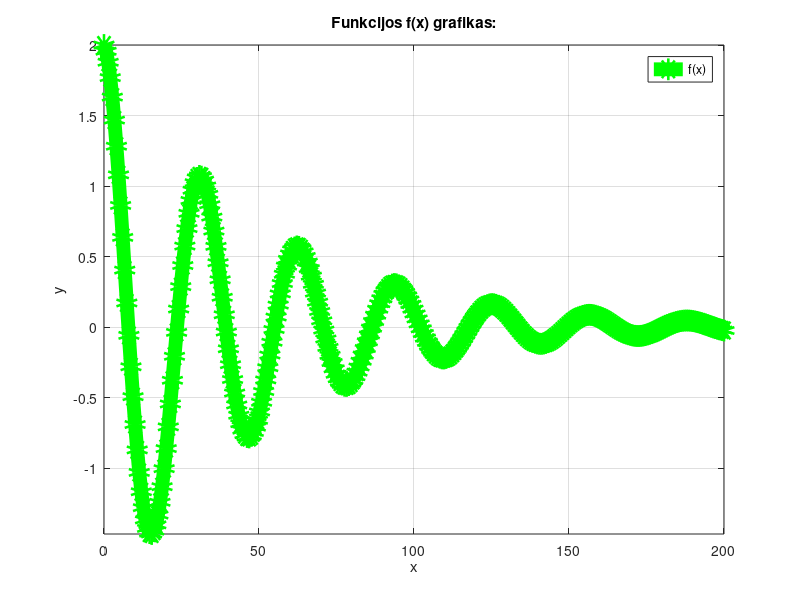
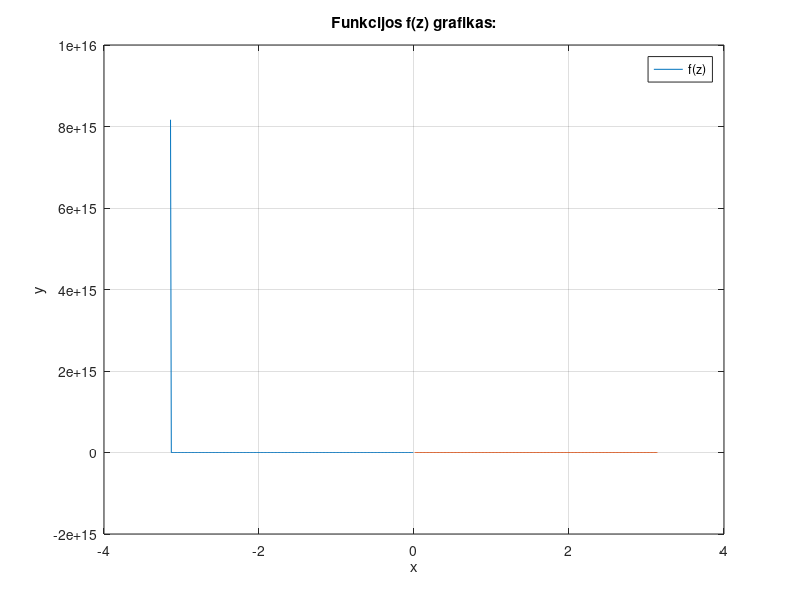
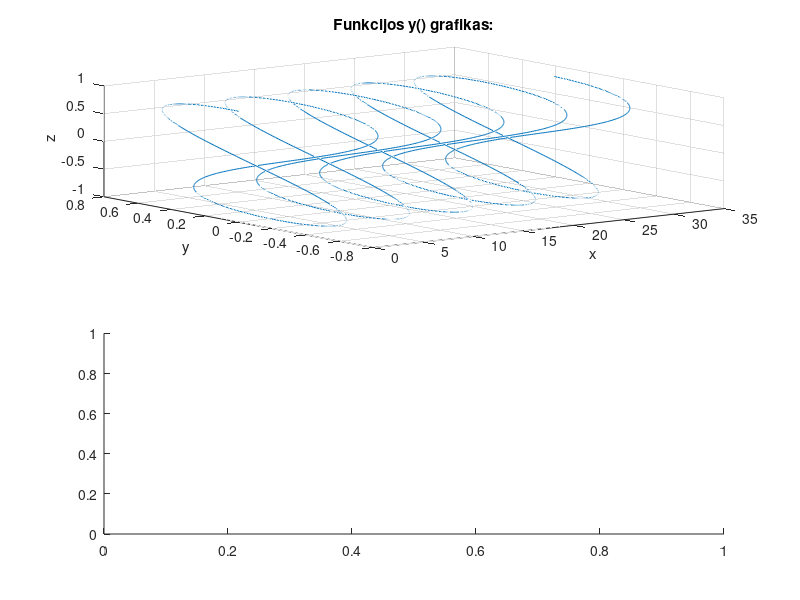

Write the MATLAB code that produced these figures, in order. (Note: this script raises an error after producing the figures.)
%Karolis_Chmeliauskas_EEf-25/2
%2026-09-22
clear all;

%DVIMATIS GRAFIKU VAIZDAVIMAS%

%a
figure

x = 0:200/299:200;
f = 2*exp(-0.02*x).*cos(0.2*x);
plot(x, f, 'g-o', 'LineWidth', 10)

title('Funkcijos f(x) grafikas:');
xlabel('x');
ylabel('y');
legend('f(x)');
axis([min(x) max(x) min(f) max(f)]);
grid on 

%b
figure(2)
z1 =-pi:0.01:-0.01;
z2 = 0.01:0.01:pi;
z = [z1',z2'];
f = cot(z);
plot(z,f)

grid on 
title('Funkcijos f(z) grafikas:');
xlabel('x');
ylabel('y');
legend('f(z)');
%axis([min(z) max(z) min(f) max(f)]);
grid on 

%specializuotu grafiku kurimas

%a
figure(3)
x = 0:0.01:10*pi;
y = sin(x).*cos(x);
z = cos(x);
subplot(2,1,1);
plot3(x,y,z)
title('Funkcijos y() grafikas:');
xlabel('x');
ylabel('y');
zlabel('z');
grid on 
%b
subplot(2,1,2);
polarplot(x,y,'r')
title('Funkcijos z(x) grafikas:');
xlabel('x');
ylabel('y');
zlabel('z');
grid on 


%papildoma
A = 6; % V
f = 4; % Hz
ro = 1.2; % V
U1 = 3.5; % V
U2 = 2.5; % V

t = 0:0.001:1.5; % s

s = A*sin(2*pi*f*t) + 0.5*A*cos(4*pi*f*t);
n = ro * randn(size(t));
sb = s + n;

% a
virs = sb > U1;

% b
maz = abs(sb) > U2;

% c
dydis = length(sb)

% d
dydis2 = length(virs(virs == 1))

% e
maks = max(sb)
minim = min(sb)




figure(4);
rag(24);

subplot(2,1,1)

plot(t, s, '--', 'LineWidth', 1); hold on;
plot(t, sb, '-', 'LineWidth', 1.75);

yline(U1, 'r--', 'U_1', 'LineWidth', 1.2);
yline(U2, 'b-.', 'U_2', 'LineWidth', 1.2);

yline(-U1, 'r--', '-U_1', 'LineWidth', 1.2);
yline(-U2, 'b-.', '-U_2', 'LineWidth', 1.2);

grid on;

title('Pradinis ir filtruotas signalai', ...
    'FontSize', 13, 'FontWeight', 'bold');

xlabel('Laikas, t (s)');
ylabel('Įtampa, U (V)');

legend('Pradinis signalas', 'Signalas su triukšmu', ...
       'U_1 riba', 'U_2 riba', ...
       '-U_1 riba', '-U_2 riba');

xlim([0 1.5]);



subplot(2,1,2)


virs_s = s;
virs_s(~virs) = NaN;

plot(t, virs_s, 'LineWidth', 1.5);
hold on;

[pksMax, locMax] = findpeaks(s);
[pksMin, locMin] = findpeaks(-s);

pksMin = -pksMin;


plot(t(locMax), pksMax, 's', ...
    'Color', [0.5 0 0.8], ...
    'MarkerSize', 8, ...
    'MarkerFaceColor', [0.5 0 0.8]);

plot(t(locMin), pksMin, 's', ...
    'Color', [0.5 0 0.8], ...
    'MarkerSize', 8, ...
    'MarkerFaceColor', [0.5 0 0.8]);

yline(U1, 'r--', 'U_1', 'LineWidth', 1.2);

grid on;

title('Pradinio signalo reikšmės, viršijančios U_1', ...
    'FontSize', 13, 'FontWeight', 'bold');

xlabel('Laikas, t (s)');
ylabel('Įtampa, U (V)');

legend('s > U_1', 'Maksimumai', 'Minimumai', 'U_1 riba');

xlim([0 1.5]);
